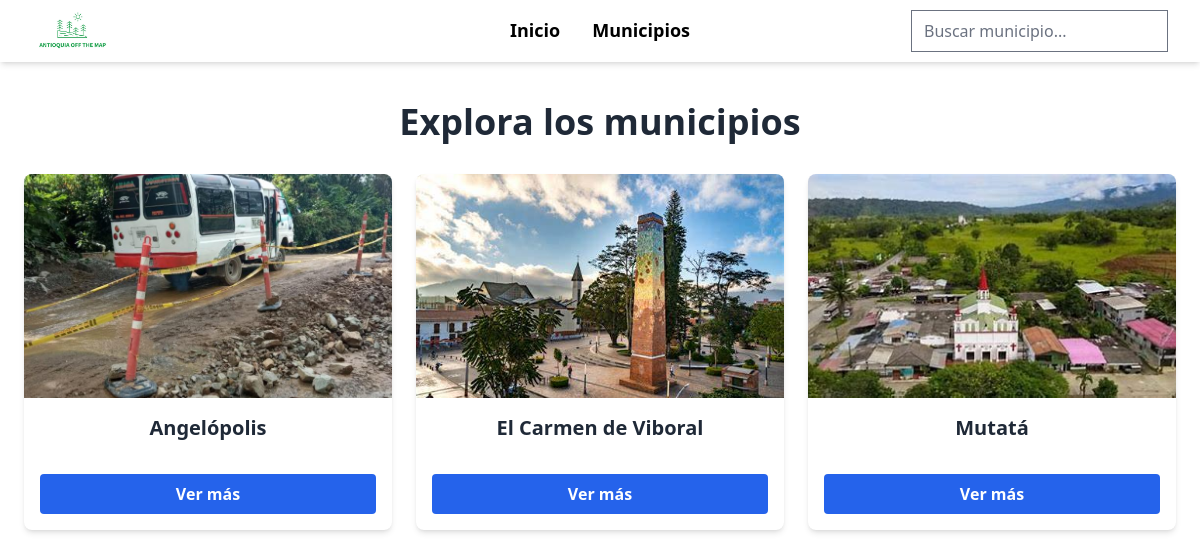
Before: /municipalities/names with the older database file.
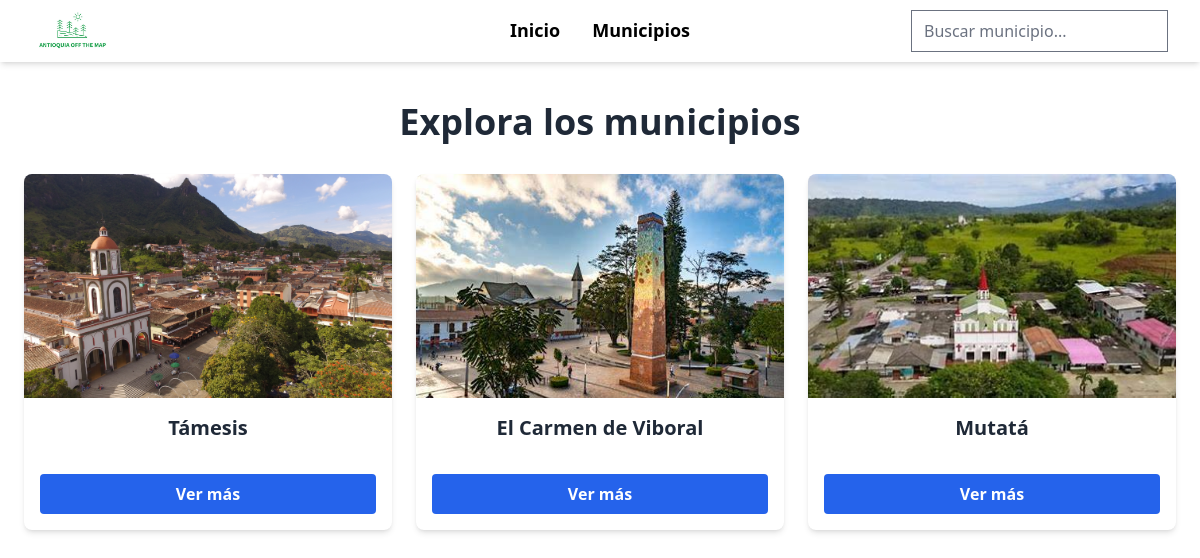
After: the same page with the newer database file.
### destination/models.py (models this page shows)
class Municipality(models.Model):
    name = models.CharField(max_length=100, unique=True)
    description = models.TextField()
    category = models.CharField(max_length=100)
    location = models.CharField(max_length=100)
    image = models.ImageField(upload_to='destination/municipalities/', null=True, blank=True)

### destination/views.py (the view)
# urls.py: path('municipalities/names', municipality_name_list, name='municipality_name_list'),
def municipality_name_list(request):
    municipalities = Municipality.objects.all()
    return render(request, 'municipalities_name_list.html', {'municipalities': municipalities})

### destination/templates/municipalities_name_list.html (shortened to what this page needs)
<!DOCTYPE html>
<html lang="en">
<head>
</head>
<body>
    {% include 'home.html'%}
    <div class="max-w-7xl mx-auto px-6 py-10">
        <h1 class="text-4xl font-bold text-center text-gray-800 mb-8">Explora los municipios</h1>
        <div class="grid grid-cols-1 sm:grid-cols-2 lg:grid-cols-3 gap-6">
            {% for municipality in municipalities %}
            <div class="bg-white rounded-lg shadow-md overflow-hidden transform transition duration-300 hover:scale-105">
                <img src="{{ municipality.image.url }}" alt="{{ municipality.name }}" class="w-full h-56 object-cover">
                <div class="p-4">
                    <h2 class="text-xl font-bold text-gray-800 text-center">{{ municipality.name }}</h2>
                </div>
                <div class="p-4">
                    <a href="{% url 'municipality_detail' municipality.id %}"
                    class="block text-center bg-blue-600 hover:bg-blue-700 text-white font-semibold py-2 rounded">
                        Ver más
                    </a>
                </div>
            </div>
            {% empty %}
            <p class="text-center text-gray-600">No municipalities found.</p>
            {% endfor %}
        </div>
    </div>
</body>
</html>

Changed rows visible on the page:
removed Municipality: image (picture), name "Angelópolis"
added Municipality: image (picture), name "Támesis"
